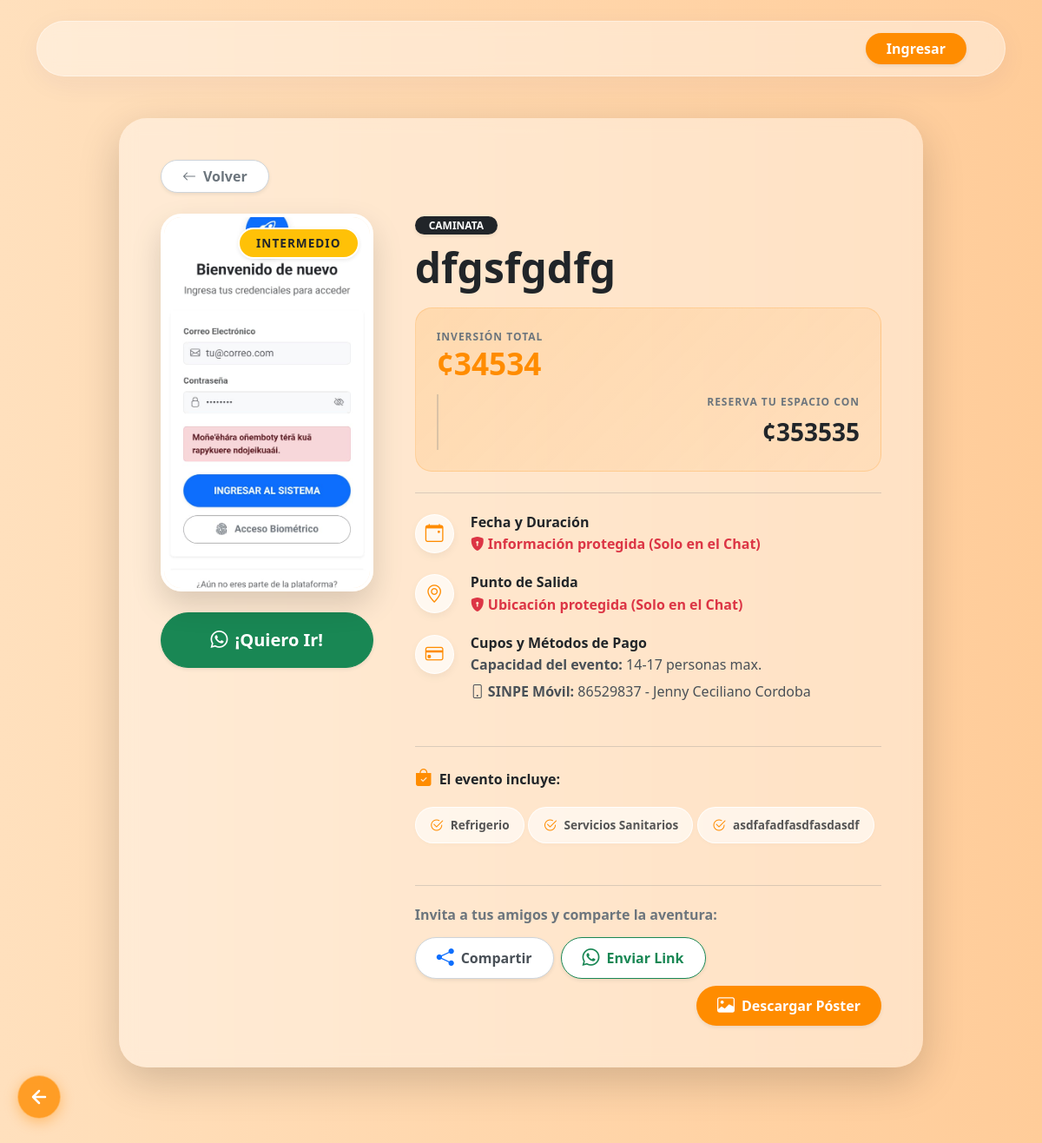
The page /detalles_evento/1 on the database its author committed.
### models.py (models this page shows)
class Event(db.Model):
    id = db.Column(db.Integer, primary_key=True)
    poster = db.Column(db.String(255)) # Nombre del archivo en static/uploads
    nombre_lugar = db.Column(db.String(200), nullable=False)
    dificultad = db.Column(db.String(50))
    actividad = db.Column(db.String(100))
    moneda = db.Column(db.String(5))
    precio = db.Column(db.Integer)
    reserva = db.Column(db.Integer)
    capacidad = db.Column(db.String(50))
    sinpe = db.Column(db.String(100))
    cuenta = db.Column(db.String(200))
    solo_chat = db.Column(db.Boolean, default=False)
    dias = db.Column(db.Integer, default=1)
    fecha_unica = db.Column(db.String(50))
    fecha_inicio = db.Column(db.String(50))
    fecha_regreso = db.Column(db.String(50))
    hora_salida = db.Column(db.String(50))
    lugar_salida = db.Column(db.String(200))
    puntos_recogida = db.Column(db.Text)
    itinerario = db.Column(db.Text)
    incluye = db.Column(db.Text) # Guardado como string separado por comas
    created_at = db.Column(db.DateTime, default=datetime.utcnow)

### routes.py (the view)
@bp.route('/detalles_evento/<int:event_id>')
def detalles_evento(event_id):
    evento = Event.query.get_or_404(event_id)
    return render_template('ver_evento.html', evento=evento)

### templates/ver_evento.html (shortened to what this page needs)
{% extends "base.html" %}
{% block content %}
<div class="row justify-content-center animate__animated animate__fadeIn">
    <div class="col-lg-11 col-xl-10">
        <div id="eventCardToExport" class="glass-panel rounded-5 p-4 p-md-5 mb-5 position-relative border-0 shadow-lg">
            <div class="mb-4 hide-on-export">
                <a href="javascript:history.back()" class="btn bg-white rounded-pill px-4 shadow-sm fw-bold d-inline-flex align-items-center" style="color: #6c757d; border: 1px solid #ced4da; width: fit-content;">
                    <i class="bi bi-arrow-left me-2"></i>Volver
                </a>
            </div>
            <div class="row g-4 g-lg-5">
                <div class="col-12 col-md-5 col-lg-4 d-flex flex-column align-items-center">
                    <div class="position-relative w-100" style="max-width: 350px;">
                        {% set poster_url = url_for('static', filename='uploads/' + evento.poster) if evento.poster else url_for('static', filename='default.png') %}
                        <img src="{{ poster_url }}" alt="{{ evento.nombre_lugar }}" class="event-poster border border-4 border-white">
                        {% set badge_class = 'bg-success' %}
                        {% if evento.dificultad in ['Intermedio'] %} {% set badge_class = 'bg-warning text-dark' %} {% endif %}
                        {% if evento.dificultad in ['Dificil', 'Técnico', 'Avanzado'] %} {% set badge_class = 'bg-danger' %} {% endif %}
                        <span class="position-absolute top-0 end-0 badge rounded-pill {{ badge_class }} m-3 border border-2 border-white shadow-sm badge-dificultad text-uppercase">
                            {{ evento.dificultad }}
                        </span>
                    </div>
                    <button class="btn btn-success w-100 rounded-pill py-3 fw-bold shadow-sm mt-4 fs-5 hide-on-export" onclick="reservarPorWhatsApp()" style="max-width: 350px;">
                        <i class="bi bi-whatsapp me-2"></i>¡Quiero Ir!
                    </button>
                </div>
                <div class="col-12 col-md-7 col-lg-8">
                    <div class="mb-4">
                        <span class="badge bg-dark rounded-pill px-3 mb-2 text-uppercase fw-bold shadow-sm">{{ evento.actividad }}</span>
                        <h1 class="fw-bold text-dark display-5 mb-3 lh-sm">{{ evento.nombre_lugar }}</h1>
                        <div class="price-banner d-flex flex-wrap align-items-center justify-content-between gap-3">
                            <div>
                                <span class="text-uppercase text-secondary fw-bold d-block mb-1" style="font-size: 0.75rem; letter-spacing: 1px;">Inversión Total</span>
                                <span class="fw-bold text-orange" style="font-size: 2.2rem; line-height: 1;">{{ evento.moneda }}{{ evento.precio }}</span>
                            </div>
                            <div class="text-start text-md-end border-start border-secondary border-opacity-25 ps-0 ps-md-4 pt-3 pt-md-0 w-100 w-md-auto" style="border-left-width: 2px !important;">
                                <span class="text-uppercase text-secondary fw-bold d-block mb-1" style="font-size: 0.75rem; letter-spacing: 1px;">Reserva tu espacio con</span>
                                <span class="fw-bold text-dark fs-3">{{ evento.moneda }}{{ evento.reserva }}</span>
                            </div>
                        </div>
                    </div>
                    <hr class="border-secondary opacity-25 my-4">
                    <div class="row">
                        <div class="col-12">
                            <div class="detail-item">
                                <div class="detail-icon"><i class="bi bi-calendar-event"></i></div>
                                <div class="detail-text">
                                    <h6 class="fw-bold text-dark mb-1">Fecha y Duración</h6>
                                    {% if evento.solo_chat %}
                                        <p class="text-danger fw-bold mb-0"><i class="bi bi-shield-lock-fill me-1"></i>Información protegida (Solo en el Chat)</p>
                                    {% endif %}
                                </div>
                            </div>
                            <div class="detail-item">
                                <div class="detail-icon"><i class="bi bi-geo-alt"></i></div>
                                <div class="detail-text">
                                    <h6 class="fw-bold text-dark mb-1">Punto de Salida</h6>
                                    {% if evento.solo_chat %}
                                        <p class="text-danger fw-bold mb-0"><i class="bi bi-shield-lock-fill me-1"></i>Ubicación protegida (Solo en el Chat)</p>
                                    {% endif %}
                                </div>
                            </div>
                            <div class="detail-item">
                                <div class="detail-icon"><i class="bi bi-credit-card"></i></div>
                                <div class="detail-text">
                                    <h6 class="fw-bold text-dark mb-1">Cupos y Métodos de Pago</h6>
                                    <p><strong>Capacidad del evento:</strong> {{ evento.capacidad }} personas max.</p>
                                    {% if evento.sinpe %}
                                        <p class="mt-2 mb-1"><strong><i class="bi bi-phone me-1"></i>SINPE Móvil:</strong> {{ evento.sinpe }}</p>
                                    {% endif %}
                                </div>
                            </div>
                        </div>
                    </div>
                    {% if evento.incluye %}
                    <hr class="border-secondary opacity-25 my-4">
                    <div class="mb-4">
                        <h6 class="fw-bold text-dark mb-3"><i class="bi bi-bag-check-fill text-orange me-2 fs-5"></i>El evento incluye:</h6>
                        <div class="d-flex flex-wrap">
                            {% for item in evento.incluye.split(',') %}
                                {% if item.strip() %}
                                    <span class="incluye-pill"><i class="bi bi-check2-circle me-2 fs-6"></i>{{ item.strip() }}</span>
                                {% endif %}
                            {% endfor %}
                        </div>
                    </div>
                    {% endif %}
                    <div class="share-section mt-5 pt-4 border-top border-secondary border-opacity-25 hide-on-export">
                        <h6 class="fw-bold text-secondary mb-3 text-center text-md-start">Invita a tus amigos y comparte la aventura:</h6>
                        <div class="d-flex flex-wrap gap-2 justify-content-center justify-content-md-start">
                            <button class="btn bg-white shadow-sm rounded-pill px-4 py-2 fw-bold d-flex align-items-center" style="color: #495057; border: 1px solid #ced4da;" onclick="shareNative()">
                                <i class="bi bi-share-fill text-primary me-2 fs-5"></i>Compartir
                            </button>
                            <button class="btn bg-white shadow-sm rounded-pill px-4 py-2 fw-bold d-flex align-items-center" style="color: #198754; border: 1px solid #198754;" onclick="shareToFriendWhatsApp()">
                                <i class="bi bi-whatsapp me-2 fs-5"></i>Enviar Link
                            </button>
                            <button id="btnExportPNG" class="btn btn-orange shadow-sm rounded-pill px-4 py-2 fw-bold text-white d-flex align-items-center ms-md-auto" onclick="exportToPNG()">
                                <i class="bi bi-image me-2 fs-5"></i>Descargar Póster
                            </button>
                        </div>
                    </div>
                </div>
            </div>
        </div>
    </div>
</div>
                            {% set edit_poster_url = url_for('static', filename='uploads/' + evento.poster) if evento.poster else url_for('static', filename='default.png') %}
{% endblock %}

### templates/base.html (shortened to what this page needs)
<!DOCTYPE html>
<html lang="es" data-theme="light">
<head>
    <link rel="stylesheet" href="{{ url_for('static', filename='css/bootstrap.css') }}">
    <link rel="stylesheet" href="{{ url_for('static', filename='css/bootstrap-icons.css') }}">
    <link rel="stylesheet" href="{{ url_for('static', filename='css/global.css') }}">
    <link rel="stylesheet" href="{{ url_for('static', filename='main.css') }}">
</head>
<body>
    <div class="container mt-4">
        <nav class="navbar navbar-expand-lg d-none d-md-flex custom-navbar glass-panel rounded-pill">
            <div class="container-fluid">
                <div class="ms-auto">
                    {% if session.get('user_id') %}
                        <a href="{{ url_for('main.profile') }}" class="btn btn-orange rounded-pill px-4 shadow-sm fw-bold d-flex align-items-center">
                            <i class="bi bi-person-circle me-2 fs-5"></i>Perfil
                        </a>
                    {% else %}
                        <button class="btn btn-orange rounded-pill px-4 shadow-sm fw-bold" data-bs-toggle="modal" data-bs-target="#loginModal">Ingresar</button>
                    {% endif %}
                </div>
            </div>
        </nav>
    </div>
    <main class="container mt-5 mb-5 pb-5 content-wrapper">
        {% block content %}
        {% endblock %}
    </main>
    <button id="btnBack" class="btn-global-back" onclick="window.history.back()" title="Volver Atrás">
        <svg width="24" height="24" viewBox="0 0 24 24" fill="none" stroke="currentColor" stroke-width="2.5" stroke-linecap="round" stroke-linejoin="round"><path d="M19 12H5M12 19l-7-7 7-7"/></svg>
    </button>
</body>
</html>

### static/css/global.css (style rules this page uses)
:root { --bg-dark: #1e1e1e; --bg-darker: #121212; --text-light: #f1f1f1; --primary-orange: #ff8c00; --primary-hover: #e07b00; --nav-mobile-height: 65px; }
.text-orange { color: var(--primary-orange) !important; }
a { color: var(--primary-orange); text-decoration: none; }
.custom-navbar { background-color: var(--bg-dark); border-bottom: 2px solid var(--primary-orange); }
.btn-global-back { position: fixed; bottom: calc(var(--nav-mobile-height) + 20px); left: 20px; width: 50px; height: 50px; border-radius: 50%; background-color: var(--primary-orange); color: white; border: none; box-shadow: 0 4px 6px rgba(0,0,0,0.3); z-index: 1020; display: flex; justify-content: center; align-items: center; cursor: pointer; }

### templates/base.html (style rules this page uses)
body { background: linear-gradient(to right, #ffe0bd 0%, #ffcc99 100%); background-attachment: fixed; min-height: 100vh; display: flex; flex-direction: column; }
.glass-panel { background: rgba(255, 255, 255, 0.4); backdrop-filter: blur(10px); -webkit-backdrop-filter: blur(10px); border: 1px solid rgba(255, 255, 255, 0.4); box-shadow: 0 8px 32px 0 rgba(31, 38, 135, 0.05); }
.btn-orange { background-color: var(--primary-orange, #ff8c00); color: #fff; border: none; transition: all 0.3s ease; }
.custom-navbar { padding: 0.8rem 2rem; z-index: 1040; }
.btn-global-back { position: fixed; bottom: calc(var(--nav-mobile-height, 70px) + 20px); left: 20px; width: 50px; height: 50px; border-radius: 50%; background: rgba(255, 140, 0, 0.8); backdrop-filter: blur(5px); color: white; border: 1px solid rgba(255, 255, 255, 0.3); box-shadow: 0 4px 15px rgba(255, 140, 0, 0.4); z-index: 1020; display: flex; justify-content: center; align-items: center; cursor: pointer; transition: all 0.3s ease; }

### templates/ver_evento.html (style rules this page uses)
.event-poster { width: 100%; border-radius: 1.5rem; box-shadow: 0 15px 35px rgba(0,0,0,0.15); object-fit: cover; aspect-ratio: 9/16; max-height: 550px; }
.badge-dificultad { font-size: 0.85rem; letter-spacing: 1px; padding: 0.6rem 1.2rem; backdrop-filter: blur(5px); }
.price-banner { background: linear-gradient(135deg, rgba(255,140,0,0.15) 0%, rgba(255,140,0,0.05) 100%); border: 1px solid rgba(255,140,0,0.2); border-radius: 1.2rem; padding: 1.5rem; }
.detail-item { display: flex; align-items: flex-start; margin-bottom: 1.5rem; }
.detail-icon { width: 45px; height: 45px; background: rgba(255, 255, 255, 0.7); border: 1px solid rgba(255, 255, 255, 0.9); border-radius: 50%; display: flex; align-items: center; justify-content: center; color: var(--primary-orange, #ff8c00); font-size: 1.3rem; flex-shrink: 0; box-shadow: 0 4px 10px rgba(0,0,0,0.05); margin-right: 1.2rem; }
.detail-text p { margin-bottom: 0.2rem; color: #495057; line-height: 1.4; }
.incluye-pill { background: rgba(255, 255, 255, 0.6); border: 1px solid rgba(255, 255, 255, 0.9); color: #555; font-weight: 600; padding: 0.5rem 1rem; border-radius: 50px; font-size: 0.85rem; display: inline-flex; align-items: center; margin: 0.3rem 0.3rem 0 0; box-shadow: 0 2px 5px rgba(0,0,0,0.02); }
.incluye-pill i { color: var(--primary-orange, #ff8c00); }

### rows shown on the page
Event: dificultad "INTERMEDIO", actividad "CAMINATA", nombre_lugar "dfgsfgdfg", moneda "¢", precio "34534", reserva "353535", capacidad "14-17", sinpe "86529837 - Jenny Ceciliano Cordoba"

### other values the page prints
{{ item.strip() }} "Refrigerio" "Servicios Sanitarios" "asdfafadfasdfasdasdf"
